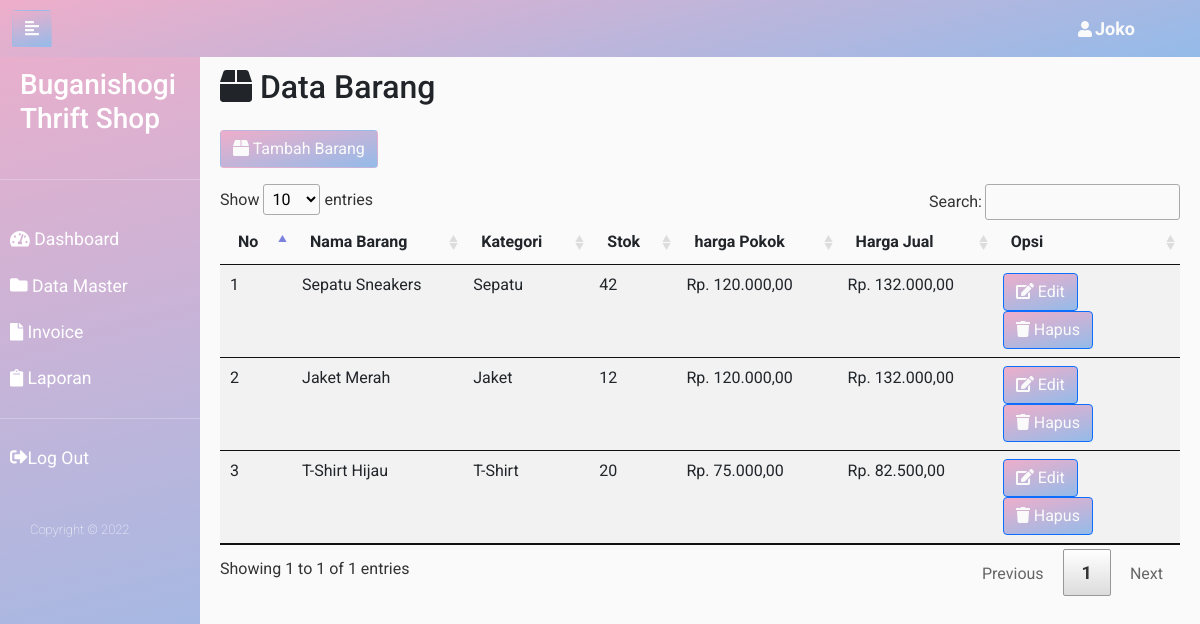
Screenshot of /page/barang/data_barang.php (signed in) with the database file from the repository.
### tables this page shows
CREATE TABLE `tb_barang` (
  `id_barang` int(11) NOT NULL,
  `id_kategori` int(11) NOT NULL,
  `nama_barang` varchar(50) NOT NULL,
  `gambar` varchar(100) NOT NULL,
  `stok` int(11) NOT NULL,
  `harga_pokok` int(11) NOT NULL,
  `harga_jual` int(11) NOT NULL
);

CREATE TABLE `tb_kategori` (
  `id_kategori` int(11) NOT NULL,
  `nama_kategori` varchar(50) NOT NULL
);

### page/barang/data_barang.php (the view, shortened to what this page needs)
 <?php
 include '../../config.php';
?>
<!DOCTYPE html>
<html>
<head>
  <link rel="stylesheet" type="text/css" href="../../assets/DataTables/datatables.min.css"/>
  <link href="https://cdn.jsdelivr.net/npm/bootstrap@5.1.3/dist/css/bootstrap.min.css" rel="stylesheet">
  <link rel="stylesheet" href="../../css/style.css">
</head>
<body>
  <div class="wrapper">
    <?php
    if(($_SESSION['tipe_user'])=="2" ){
      include '../../users/karyawan/sidebar_karyawan.php';
    } elseif(($_SESSION['tipe_user'])=="1" )  {
     include '../../users/admin/sidebar_admin.php';
   }
   ?>
   <div id="content">
    <?php include_once('../../assets/navbar/navbar.php'); ?>
    <div class="content">
      <div class="col-md-10 pt-5">
        <h2><i class='fas fa-box'></i> Data Barang</h2>
      </div>
      <button type="button" class="btn my-3" data-bs-toggle="modal" data-bs-target="#addUser"><i class='fas fa-box'></i> Tambah Barang</button>
      <table class="table table-striped mx-auto">
        <thead>
          <tr>
            <th>No</th>
            <th>Nama Barang</th>
            <th>Kategori</th>
            <th>Stok</th>
            <th>harga Pokok</th>
            <th>Harga Jual</th>
            <th>Opsi</th>
          </tr>
        </thead>
        <?php
        $tb_barang = mysqli_query($conn,"SELECT * FROM tb_barang,tb_kategori WHERE tb_barang.id_kategori=tb_kategori.id_kategori");
        $no = 1;
        while ($barang = $tb_barang->fetch_assoc()) : ?>
          <tbody>
            <tr>
              <td><?= $no++; ?></td>
              <td><?= $barang['nama_barang'] ?></td>
              <td><?= $barang['nama_kategori'] ?></td>
              <td><?= $barang['stok'] ?></td>
              <td><?= "Rp. ".number_format($barang['harga_pokok'],2,',','.') ?></td>
              <td><?= "Rp. ".number_format($barang['harga_jual'],2,',','.') ?></td>
              <td>
                <button type="button" class="btn btn-primary" data-bs-toggle="modal" data-bs-target="#editUser<?php echo $barang['id_barang'];?>">
                  <i class="fas fa-edit"></i> Edit
                </button>
                <button type="button" class="btn btn-primary" data-bs-toggle="modal" data-bs-target="#delete<?php echo $barang['id_barang'];?>">
                  <i class="fas fa-trash"></i> Hapus
                </button>
              </td>
            </tr>
          </tbody>
        <?php endwhile; ?>
      </table>
    </div>
  </div>
</div>
</body>

### css/style.css (style rules this page uses)
* { font-family: "Roboto"; }
body { background-color: #fafafa; top: 50px; }
.btn { color: #fafafa; }
.wrapper { display: flex; width: 100%; align-items: stretch; }
#content { width: 100%; padding: 20px; min-height: 100vh; transition: all 0.3s; }
#content .btn { background: linear-gradient( 166deg, rgba(238, 174, 202, 1) 0%, rgba(148, 187, 233, 1) 100% ); }

### rows the page displays
tb_barang: nama_barang "Sepatu Sneakers", id_kategori.nama_kategori "Sepatu", stok "42", harga_pokok "120.000,00", harga_jual "132.000,00"
tb_barang: nama_barang "Jaket Merah", id_kategori.nama_kategori "Jaket", stok "12", harga_pokok "120.000,00", harga_jual "132.000,00"
tb_barang: nama_barang "T-Shirt Hijau", id_kategori.nama_kategori "T-Shirt", stok "20", harga_pokok "75.000,00", harga_jual "82.500,00"

### other values shown
$_SESSION['nama'] "Joko"
